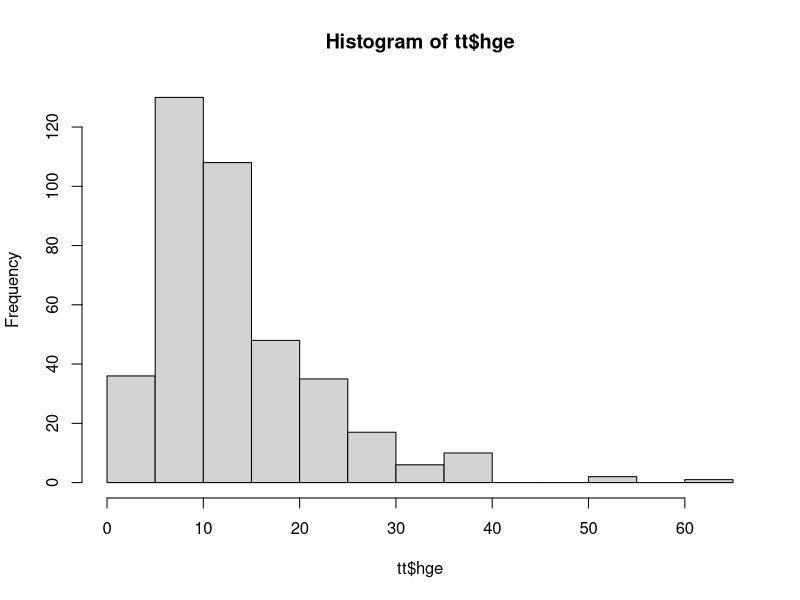
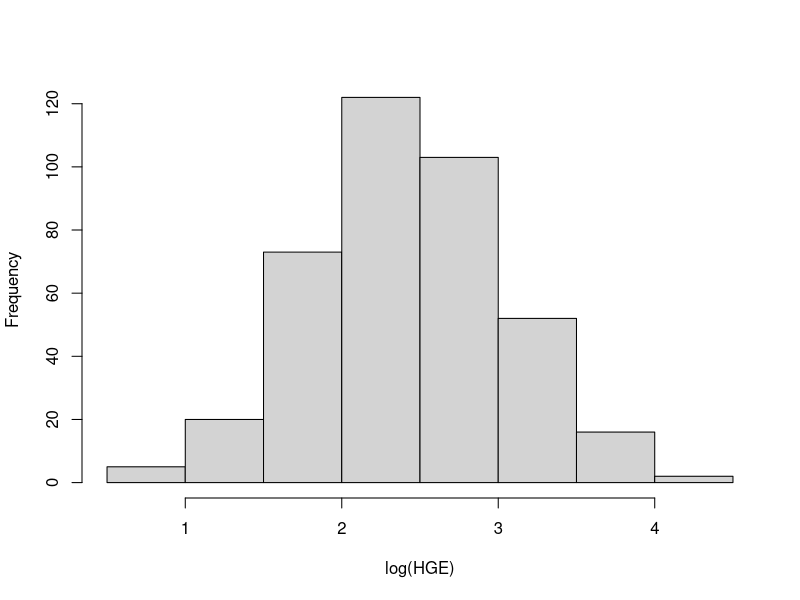

Here is the R script that generated these plots, in order:
#### FINAL DAP - MARCEL VAZ

### DATA

## Tree architectural traits
tt = read.csv("MAO16DATA_all.csv",header=T,as.is=T)[,c("plantID","genus","epithet",
  "code","cii","lblade","phylotax","phylotax2","btype","d10","dbh",
  "sh","cmean","cd1","cd2","tv","tdm","il1","il2","il3","il4","il5",
  "tl1","tl2","tl3","tl4","tl5","dbh0")]
head(tt)

tt$sp = paste(tt$genus,tt$epithet)

tt$sVol = pi*(tt$d10/2000)^2*tt$sh/3 # stem volume (cm^3)
tt$sDens = (tt$tdm/100)/(tt$tv/100) # stem density (g/cm^3)
tt$sMass = tt$sVol*tt$sDens # stem mass (g)

tt$cArea = pi*tt$cd1*tt$cd2/40000 # crown projected area (m^2)

tt$cPos = tt$cmean/100 # crown position (m)

tt$medInL = apply(tt[,c("il1","il2","il3","il4","il5")],1,median,na.rm=T)
tt$medTrL = apply(tt[,c("tl1","tl2","tl3","tl4","tl5")],1,median,na.rm=T)
tt$cAbs = (tt$medInL-tt$medTrL)/tt$medInL
  
tt$hge = tt$cPos/(tt$sMass/1000) # height gain efficiency (m/kg)
tt$lie = tt$cArea*tt$cAbs/(tt$sMass/1000)

tt = tt[!is.na(tt$hge),]
#tt2 = tt2[tt2$cAbs>0 & !is.na(tt2$lie),]
#tt2[tt2$cAbs==0,]

#plot(log(hge)~log(lie),tt2)
#abline(lm(log(hge)~log(lie),tt2),col=2)
#summary(lm(log(hge)~log(lie),tt2))
#plot(lm(log(hge)~log(lie),tt2))

hist(tt$hge)
hist(log(tt$hge),xlab='log(HGE)',main="")
any(tt$hge<=0)


## Adult size for all tree species
aSize = read.csv("maxsizes.csv",header=T,as.is=T)
aSize$sp = paste(aSize$Genus,aSize$epithet)
aSize$aSize = apply(aSize[,c("q975","q975F")],1,max,na.rm=T)
head(aSize)


unique(sort(tt$sp[!tt$sp%in%aSize$sp]))
tt = tt[tt$sp%in%aSize$sp,c("sp","hge")]
tt$aSize = NA
for(i in 1:nrow(tt)){
  tt[i,"aSize"] = aSize[aSize$sp==tt[i,"sp"],"aSize"]
  }

tt = tt[order(tt$sp),]
head(tt)

write.csv(tt,"HGEvsAS.csv",row.names=F)

length(unique(tt$sp)) # number of species





